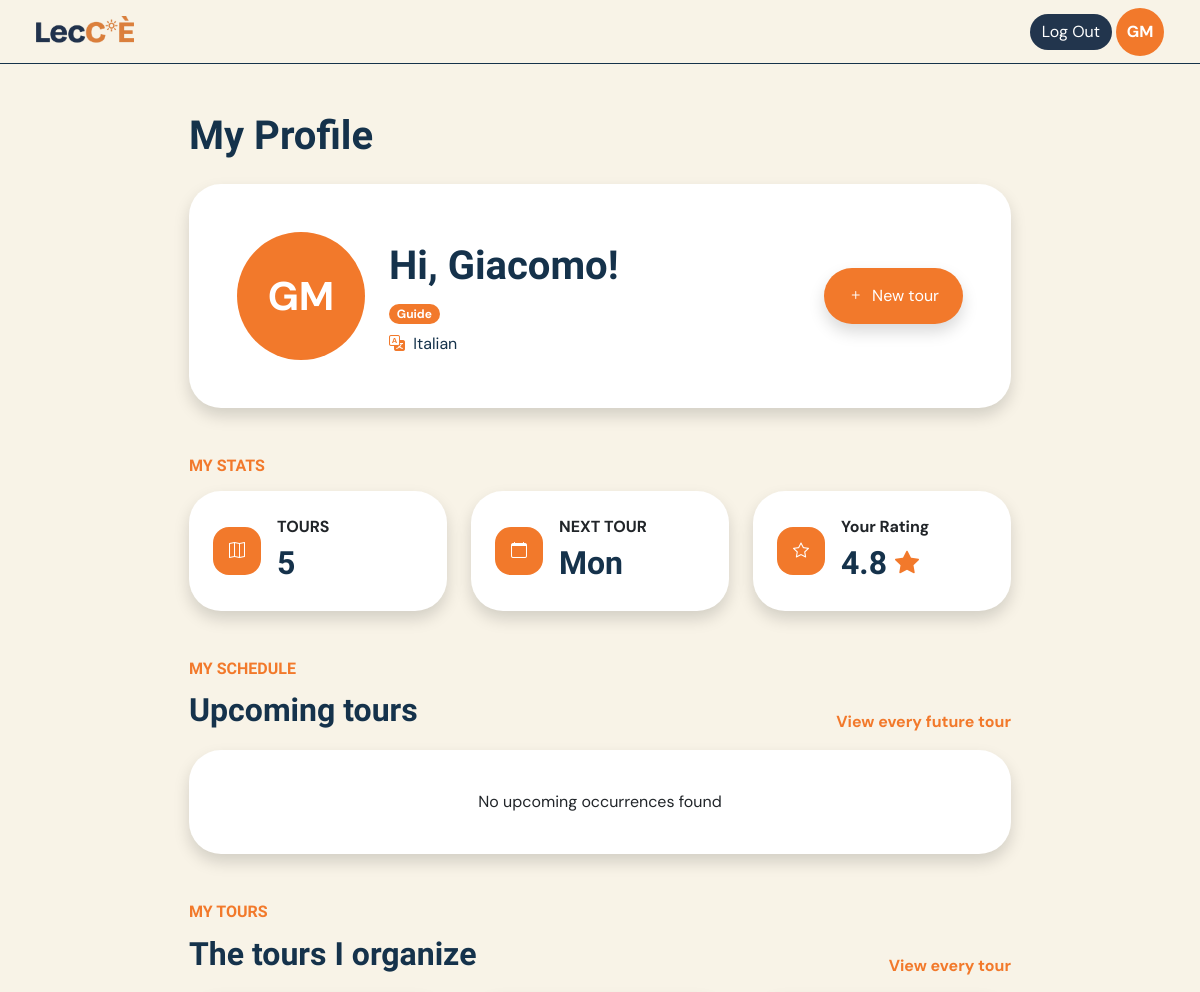
Page /me (signed in, upper part) on the earlier database version.
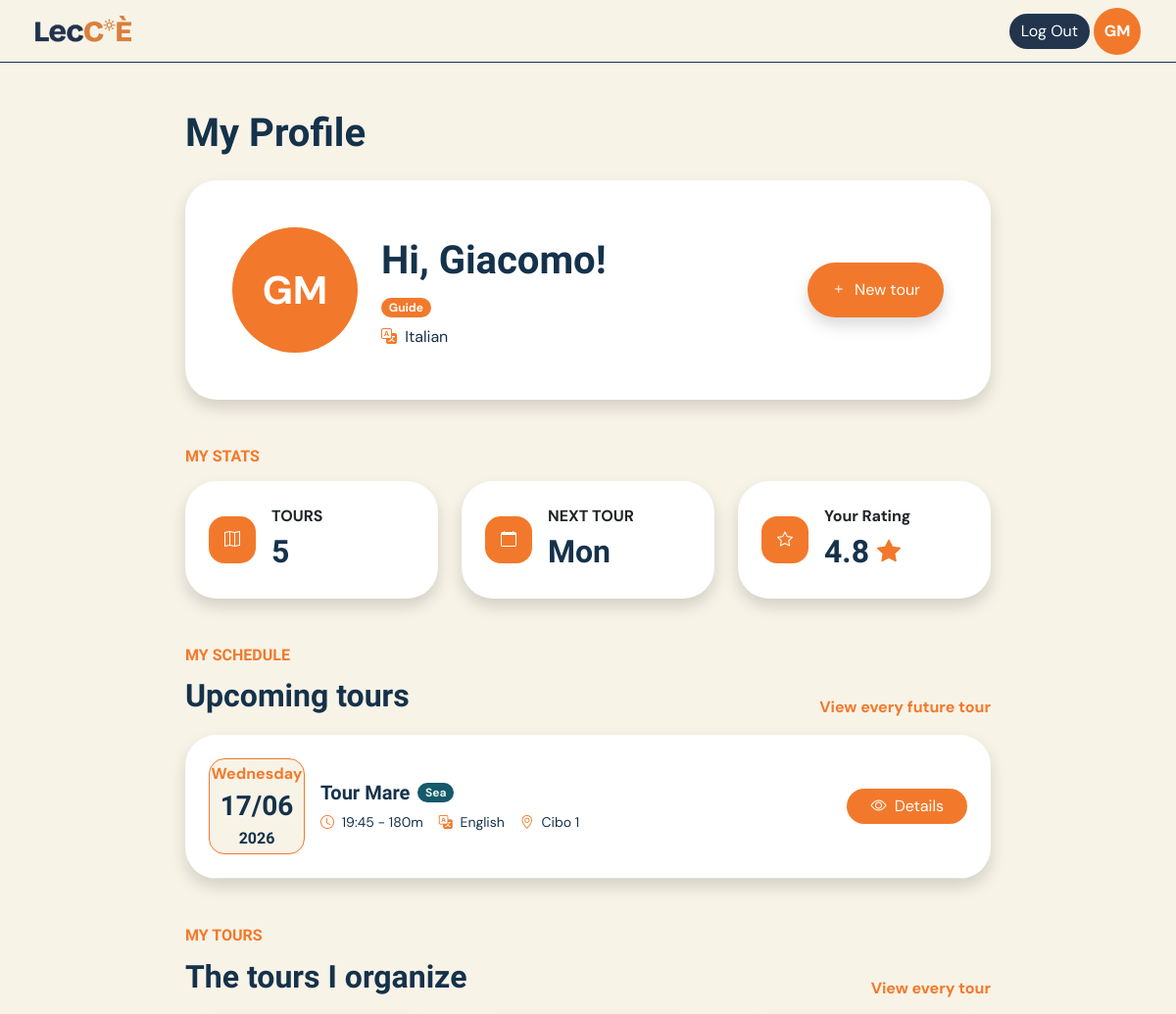
Same page on the later database version.
### tables this page shows
CREATE TABLE users (
    id TEXT PRIMARY KEY,
    role TEXT NOT NULL,

    email TEXT NOT NULL UNIQUE,
    password TEXT NOT NULL,

    first_name TEXT NOT NULL,
    last_name TEXT NOT NULL,
    profile_photo TEXT
);

CREATE TABLE "languages" (
	"id"	INTEGER,
	"name"	TEXT NOT NULL UNIQUE,
	PRIMARY KEY("id" AUTOINCREMENT)
);

CREATE TABLE "tour_occurrences" (
	"id"	TEXT,
	"tour_id"	TEXT NOT NULL,
	"date"	TEXT NOT NULL,
	"start_time"	TEXT NOT NULL,
	"state"	TEXT NOT NULL DEFAULT 'not_departed',
	PRIMARY KEY("id"),
	FOREIGN KEY("tour_id") REFERENCES "tours"("id")
);

CREATE TABLE "tours" (
	"id"	TEXT,
	"guide_id"	TEXT NOT NULL,
	"language_id"	TEXT NOT NULL,
	"title"	TEXT NOT NULL,
	"description"	TEXT NOT NULL,
	"duration"	INTEGER NOT NULL,
	"max_participants"	INTEGER NOT NULL,
	"theme_id"	INTEGER NOT NULL,
	"state"	TEXT NOT NULL DEFAULT 'active',
	PRIMARY KEY("id"),
	FOREIGN KEY("guide_id") REFERENCES "users"("id") ON DELETE CASCADE,
	FOREIGN KEY("language_id") REFERENCES "languages"("id") ON DELETE CASCADE,
	FOREIGN KEY("theme_id") REFERENCES "tour_themes"("id")
);

CREATE TABLE "tour_themes" (
	"id"	INTEGER,
	"name"	TEXT NOT NULL,
	"emoji"	TEXT NOT NULL,
	"description"	TEXT NOT NULL,
	PRIMARY KEY("id" AUTOINCREMENT)
);

CREATE TABLE "stops" (
	"id"	TEXT,
	"tour_id"	TEXT NOT NULL,
	"place_name"	TEXT NOT NULL,
	"order_number"	INTEGER NOT NULL,
	PRIMARY KEY("id"),
	FOREIGN KEY("tour_id") REFERENCES "tours"("id") ON DELETE CASCADE
);

### app.py (the view, shortened to what this page needs)
@login_required
@app.route("/me")
def my_profile():
    today = date.today()
    if current_user.role == "guide":
        current_user.languages = languages_dao.get_languages_by_user_id(current_user.id)
        occurrences = occurrencies_dao.get_not_empty_occurrences_by_guide_id(current_user.id, limit=3, after_date=today)
        for occurrence in occurrences:
            occurrence.tour = tours_dao.get_tour_by_id(occurrence.tour_id)
            occurrence.tour.language = languages_dao.get_language_by_id(occurrence.tour.language_id)["name"]
            occurrence.tour.theme = themes_dao.get_theme_by_id(occurrence.tour.theme_id)
            occurrence.tour.stops = stops_dao.get_first_stop_by_tour(occurrence.tour)
        upcoming = occurrences
        tours = tours_dao.get_tours_by_guide_id(current_user.id,6)
        for tour in tours:
            tour.photos=photos_dao.get_first_photo(tour)
            tour.language=languages_dao.get_language_by_id(tour.language_id)["name"]
            tour.theme=themes_dao.get_theme_by_id(tour.theme_id)
            tour.stops=stops_dao.get_first_stop_by_tour(tour)
            tour.guide = users_dao.get_user_by_id(tour.guide_id)
    return render_template("profile.html", upcoming=upcoming, tours=tours)

### templates/profile.html (shortened to what this page needs)
{% extends "base.html" %}
{% block content %}
<main class="mx-4 my-5">
    <div class="container w-75">
        <h1 class="lecce-text-impact lecce-secondary-color fw-bold mb-4">
            My Profile
        </h1>
        <section class="bg-white rounded-5 shadow p-5 mb-5">
            <div class="d-flex flex-row align-items-center justify-content-between gap-4">
                <div class="d-flex flex-row align-items-center gap-4">
                    <div
                        class="profile-initials-big lecce-primary-background d-flex align-items-center justify-content-center fw-bold fs-1">
                        {% if current_user.profile_photo is not none %}
                        <div class="p-1"><img
                                src="{{ url_for('static', filename='images/profile_photos/' ~ current_user.profile_photo) }}"
                                alt="Profile Photo" class="img-fluid rounded-circle object-fit-cover"></div>
                        {% else %}
                        <div class="fw-bold p-2">{{ current_user.first_name[0].upper() }}{{
                            current_user.last_name[0].upper() }}</div>
                        {% endif %}
                    </div>
                    <div class="d-flex flex-column align-items-start gap-2">
                        <span class="lecce-text-impact lecce-secondary-color fw-bold fs-1">
                            Hi, {{ current_user.first_name }}!
                        </span>
                        <span class="badge rounded-pill lecce-primary-background">
                            {% if current_user.role == 'guide' %}Guide{% else %}Traveler{% endif %}
                        </span>
                        {% if current_user.role == 'guide' %}
                        <p class="mb-0 fs-6 lecce-secondary-color">
                            <i class="bi bi-translate lecce-primary-color me-1"></i>
                            {% for language in current_user.languages %}
                            {{ language['name'] }}{% if not loop.last %} - {% endif %}
                            {% endfor %}
                        </p>
                        {% endif %}
                    </div>
                </div>
                <div>
                    {% if current_user.role == 'guide' %}
                    <a href="{{ url_for('new_tour') }}" class="btn lecce-btn lecce-primary-background px-4 py-3 shadow">
                        <i class="bi bi-plus me-1"></i>
                        New tour
                    </a>
                    {% else %}
                    <a href="{{ url_for('tours') }}" class="btn lecce-btn lecce-primary-background px-4 py-3 shadow">
                        <i class="bi bi-binoculars me-1"></i>
                        Explore tours
                    </a>
                    {% endif %}
                </div>
            </div>
        </section>
        <section class="mb-5">
            <h2 class="lecce-section-label lecce-text-impact lecce-primary-color fw-bold mb-3 fs-6">
                MY STATS
            </h2>
            <div class="row g-4">
                <div class="col-4">
                    <div class="bg-white rounded-5 shadow p-4 h-100 d-flex align-items-center gap-3">
                        <div class="d-flex align-items-center gap-3">
                            <div class="profile-initials rounded-4 d-flex align-items-center justify-content-center">
                                <i class="bi bi-map"></i>
                            </div>
                            <div class="d-flex flex-column align-items-start">
                                <span class="fw-bold mb-0">
                                    TOURS
                                </span>
                                <span class="lecce-text-impact lecce-secondary-color fw-bold mb-0 fs-2">
                                    5
                                </span>
                            </div>
                        </div>
                    </div>
                </div>
                <div class="col-4">
                    <div class="bg-white rounded-5 shadow p-4 h-100">
                        <div class="d-flex align-items-center gap-3">
                            <div class="profile-initials rounded-4 d-flex align-items-center justify-content-center">
                                <i class="bi bi-calendar"></i>
                            </div>
                            <div class="d-flex flex-column align-items-start">
                                <span class="fw-bold mb-0">
                                    NEXT TOUR
                                </span>
                                <span class="lecce-text-impact lecce-secondary-color fw-bold mb-0 fs-2">
                                    Mon
                                </span>
                            </div>
                        </div>
                    </div>
                </div>
                <div class="col-4">
                    <div class="bg-white rounded-5 shadow p-4 h-100 d-flex align-items-center gap-3">
                        <div class="d-flex align-items-center gap-3">
                            <div class="profile-initials rounded-4 d-flex align-items-center justify-content-center">
                                <i class="bi bi-star"></i>
                            </div>
                            <div class="d-flex flex-column align-items-start">
                                <span class="fw-bold mb-0">
                                    Your Rating
                                </span>
                                <div class="d-flex align-items-center gap-2">
                                    <span class="lecce-text-impact lecce-secondary-color fw-bold mb-0 fs-2">
                                        4.8
                                    </span>
                                    <i class="bi bi-star-fill lecce-primary-color fs-4"></i>
                                </div>
                            </div>
                        </div>
                    </div>
                </div>
            </div>
        </section>
        <section class="mb-5">
            <div class="d-flex justify-content-between align-items-end gap-3 mb-3">
                <div>
                    <h2 class="lecce-text-impact lecce-primary-color fw-bold mb-2 fs-6">
                        MY SCHEDULE
                    </h2>
                    <span class="lecce-text-impact lecce-secondary-color fw-bold mb-0 fs-2">
                        Upcoming tours
                    </span>
                </div>
                <a href="#" class="lecce-primary-color fw-bold text-decoration-none fs-6">
                    View every future tour
                </a>
            </div>
            <div class="bg-white rounded-5 shadow overflow-hidden">
                {% if upcoming|length > 0 %}
                {% for occurrence in upcoming %}
                {% include "booking_card.html" %}
                {% endfor %}
                {% else %}
                <div class="d-flex justify-content-center p-4 mt-3">
                    <p>No upcoming occurrences found</p>
                </div>
                {% endif %}
            </div>
        </section>
        <section class="mb-5">
            <div class="d-flex justify-content-between align-items-end gap-3 mb-3">
                <div>
                    <h2 class="lecce-text-impact lecce-primary-color fw-bold mb-2 fs-6">
                        MY TOURS
                    </h2>
                    <p class="lecce-text-impact lecce-secondary-color fw-bold mb-0 fs-2">
                        {% if current_user.role == 'guide' %}
                        The tours I organize
                        {% else %}
                        The tours I have booked
                        {% endif %}
                    </p>
                </div>
                <a href="#" class="lecce-primary-color fw-bold text-decoration-none fs-6">
                    View every tour
                </a>
            </div>
            <div class="row g-4">
            </div>
        </section>
    </div>
</main>
{% endblock %}

### templates/base.html (shortened to what this page needs)
<!doctype html>
<html lang="en">
<head>
    <link href="https://cdn.jsdelivr.net/npm/bootstrap@5.3.5/dist/css/bootstrap.min.css" rel="stylesheet"
>
    <link rel="stylesheet" href="https://cdn.jsdelivr.net/npm/bootstrap-icons@1.11.3/font/bootstrap-icons.min.css">
    <link rel="stylesheet" href="{{ url_for('static', filename='css/style.css') }}">
    <link rel="stylesheet" href="{{ url_for('static', filename='css/themes.css') }}">
    <link rel="stylesheet" href="https://cdn.jsdelivr.net/npm/flatpickr/dist/flatpickr.min.css">
</head>
<body>
    <header class="lecce-header">
        <nav class="navbar mx-4">
            <div class="container-fluid d-flex align-items-center justify-content-between">
                <a class="navbar-brand d-flex align-items-center" href="{{ url_for('home') }}">
                    <img class="lecce-logo p-0 m-0"
                        src="{{ url_for('static', filename='images/utility_images/LecCE_logo_primary.png') }}"
                        alt="LecCÈ Logo">
                </a>
                {% if current_user.is_authenticated %}
                <div class="d-flex align-items-center gap-1">
                    <a class="btn lecce-btn lecce-secondary-background" href="{{ url_for('logout') }}">Log Out</a>
                    <a href="{{ url_for('my_profile') }}" class="text-decoration-none">
                        {% if current_user.profile_photo is not none %}
                        <div class="profile-initials p-1"><img src="{{ url_for('static', filename='images/profile_photos/' ~ current_user.profile_photo) }}" alt="Profile Photo" class="img-fluid rounded-circle object-fit-cover"></div>
                        {% else %}
                        <div class="profile-initials fw-bold p-2">{{ current_user.first_name[0].upper() }}{{
                            current_user.last_name[0].upper() }}</div>
                        {% endif %}
                    </a>
                </div>
                {% else %}
                <div class="d-flex align-items-center gap-1">
                    <a class="btn lecce-btn lecce-primary-background" href="{{ url_for('login') }}">Log In</a>
                    <a class="btn lecce-btn lecce-secondary-background" href="{{ url_for('register') }}">Sign Up</a>
                </div>
                {% endif %}
            </div>
        </nav>
    </header>
    <div class="container-fluid">
        {%block content %}{% endblock %}
    </div>
</body>
</html>

### templates/booking_card.html
<div class="d-flex flex-row align-items-center justify-content-between gap-3 p-4 border-bottom">
    <div class="d-flex align-items-center gap-3">
        <div class="rounded-4 lecce-profile-date p-5">
            <span class="lecce-primary-color fw-bold mb-0 fs-6">{{ occurrence.date.strftime('%A') }}</span>
            <span class="lecce-text-impact lecce-secondary-color fw-bold fs-3 mb-0">{{ occurrence.date.strftime('%d/%m')
                }}</span>
            <span class="lecce-text-impact lecce-secondary-color fw-bold fs-6 mb-0">{{ occurrence.date.strftime('%Y')
                }}</span>
        </div>
        <div>
            <div class="d-flex align-items-center gap-2 mb-2">
                <h3 class="h5 lecce-text-impact lecce-secondary-color fw-bold m-0">
                    {{ occurrence.tour.title }}
                </h3>
                <div class="badge rounded-4 lecce-{{ occurrence.tour.theme.name.lower() }}-background lecce-{{ occurrence.tour.theme.name.lower() }}-text">{{ occurrence.tour.theme.name }}</div>
            </div>
            <div class="d-flex flex-wrap gap-3 small lecce-secondary-color">
                <span>
                    <i class="bi bi-clock lecce-primary-color me-1"></i>
                    {{ occurrence.start_time }} - {{ occurrence.tour.duration }}m
                </span>
                <span>
                    <i class="bi bi-translate lecce-primary-color me-1"></i>
                    {{ occurrence.tour.language }}
                </span>
                <span>
                    <i class="bi bi-geo-alt lecce-primary-color me-1"></i>
                    {{ occurrence.tour.stops }}
                </span>
            </div>
        </div>
    </div>
    <div>
        <a href="#" class="btn lecce-btn lecce-primary-background px-4">
            <i class="bi bi-eye me-1"></i>
            Details
        </a>
    </div>
</div>

Differences in the rows shown:
now on this page (row edited): tour_occurrences: date "Wednesday", date "17/06", date "2026", tour "Tour Mare", tour.theme.name "Sea", start_time "19:45", tour.duration "180", tour.language "English", tour.stops "Cibo 1"
Other differences:
text no longer shown: "No upcoming occurrences found"
